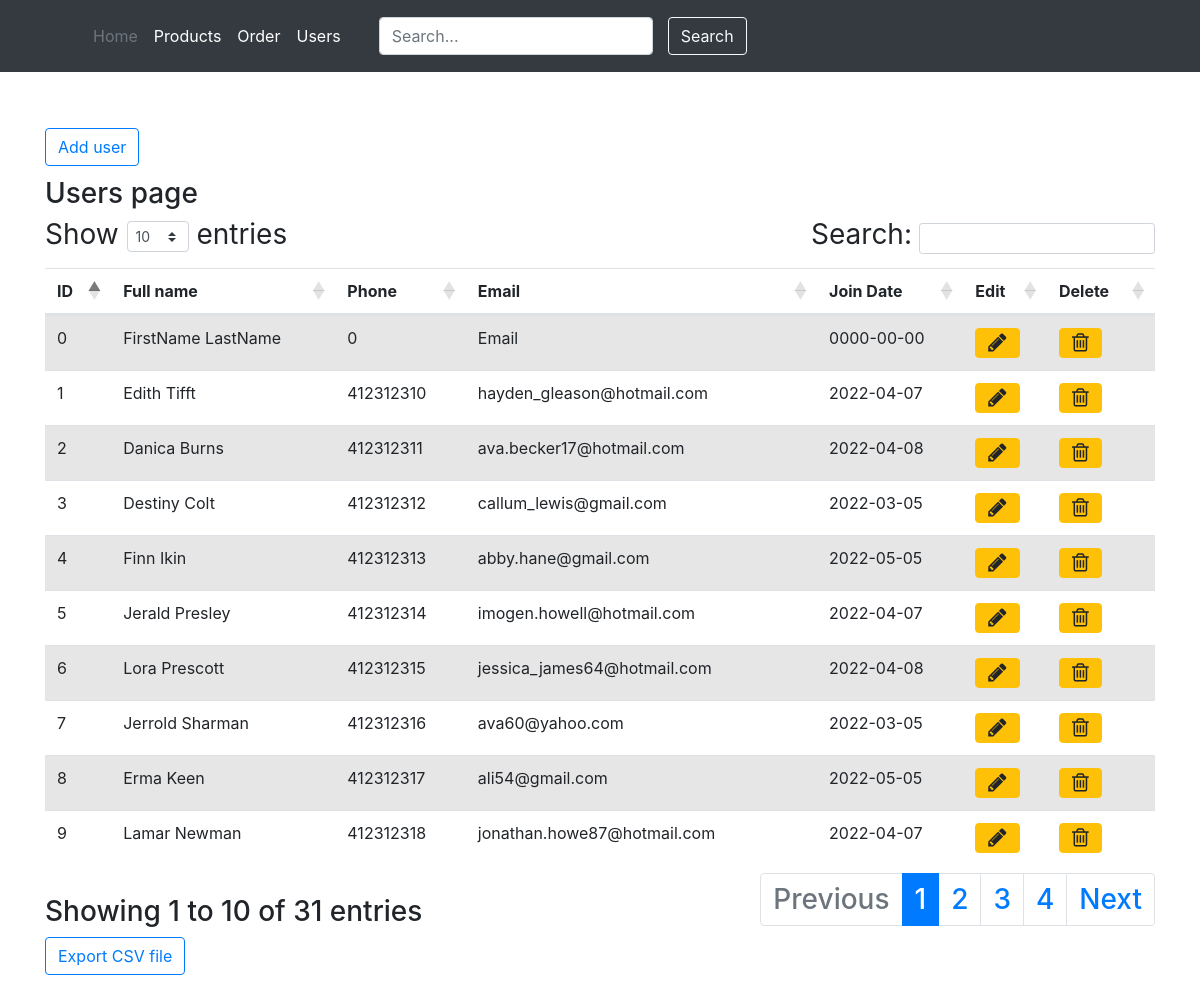
The page /users.php on the database its author committed.
### tables this page shows
CREATE TABLE `members` (
  `MemberID` int(10) NOT NULL,
  `FirstName` varchar(30) NOT NULL,
  `LastName` varchar(30) NOT NULL,
  `JoinDate` date NOT NULL,
  `Email` varchar(100) NOT NULL,
  `Address` varchar(100) NOT NULL,
  `PhoneNum` int(10) NOT NULL
);

### users.php (the view, shortened to what this page needs)
<head>
	<link rel="stylesheet" href="https://cdn.jsdelivr.net/npm/bootstrap@4.3.1/dist/css/bootstrap.min.css">
	<link rel="stylesheet" href="https://cdn.datatables.net/1.11.5/css/dataTables.bootstrap5.min.css">
	<link href="https://maxcdn.bootstrapcdn.com/font-awesome/4.7.0/css/font-awesome.min.css" rel="stylesheet"/>
</head>
<body>
<header class="p-3 bg-dark text-white">
    <div class="container">
      <div class="d-flex flex-wrap align-items-center justify-content-center justify-content-lg-start">
        <a href="/" class="d-flex align-items-center mb-2 mb-lg-0 text-white text-decoration-none">
          <svg class="bi me-2" width="40" height="32" role="img" aria-label="Bootstrap"><use xlink:href="#bootstrap"></use></svg>
        </a>
        <ul class="nav col-12 col-lg-auto me-lg-auto mb-2 justify-content-center mb-md-0">
          <li><a href="index.php" class="nav-link px-2 text-secondary">Home</a></li>
          <li><a href="products.php" class="nav-link px-2 text-white">Products</a></li>
          <li><a href="orders.php" class="nav-link px-2 text-white">Order</a></li>
          <li><a href="users.php" class="nav-link px-2 text-white">Users</a></li>
        </ul>
        <form class="col-12 col-lg-auto mb-3 mb-lg-0 me-lg-3">
          <input type="search" class="form-control form-control-dark" placeholder="Search..." aria-label="Search">
        </form>
        <div class="text-end">
          <button type="button" class="btn btn-outline-light me-2">Search</button>
        </div>
      </div>
    </div>
  </header>
<div class="container">
	<div class="row" style="padding-top:5%;">
		<div class="col-md-2">
		<a type="button" class="btn btn-outline-primary" href="add-users.php">Add user</a>
		</div>
	</div>
	<div class="row" style="padding-top:1%;">
		<div class="col-md-12">
			<h3> Users page <h3>
			<table id="example" class="table table-striped" style="width:100%" >
				<thead>
					<tr>
						<th>ID</th>
						<th>Full name</th>
						<th>Phone</th>
						<th>Email</th>
						<th>Join Date</th>
						<th>Edit</th>
						<th>Delete</th>
					</tr>
				</thead>
				<tbody>
				<?php
					$conn = new mysqli('localhost', 'root', '', 'gtg');
					$sql = "SELECT MemberID, FirstName, LastName, PhoneNum, JoinDate, Email FROM members";
					$result = $conn->query($sql);
					if ($result->num_rows > 0) {
					  while($row = $result->fetch_assoc())
					  {
						echo "<tr><td>" .$row["MemberID"]. "</td>" .
							 "<td>" . $row["FirstName"].' '.$row["LastName"]. "</td>" .
							 "<td>" .$row["PhoneNum"]. "</td>" .
							 "<td>" .$row["Email"]. "</td>" .
							 "<td>" .$row["JoinDate"]. "</td>" .
							 "<td> <button  class='btn btn-warning'> <i class='fa fa-pencil fa-lg'></i></button></td>
							 <td> <button  class='btn btn-warning'> <i class='fa fa-trash-o fa-lg'></i></button></td></tr>";
					  }
					}
				?>
				</tbody>
			</table>
		</div>
        <form method = "post" class="col-md-6" action = "export_members.php">
            <input type = "submit" name = "export" value = "Export CSV file" class="btn btn-outline-primary"/>
        </form>
	</div>
	<div class="row" style="padding-top:1%;">
	</div>
</div>
</body>

### rows shown on the page
members: MemberID "0", FirstName "FirstName", LastName "LastName", PhoneNum "0", Email "Email", JoinDate "0000-00-00"
members: MemberID "1", FirstName "Edith", LastName "Tifft", PhoneNum "412312310", Email "hayden_gleason@hotmail.com", JoinDate "2022-04-07"
members: MemberID "2", FirstName "Danica", LastName "Burns", PhoneNum "412312311", Email "ava.becker17@hotmail.com", JoinDate "2022-04-08"
members: MemberID "3", FirstName "Destiny", LastName "Colt", PhoneNum "412312312", Email "callum_lewis@gmail.com", JoinDate "2022-03-05"
members: MemberID "4", FirstName "Finn", LastName "Ikin", PhoneNum "412312313", Email "abby.hane@gmail.com", JoinDate "2022-05-05"
members: MemberID "5", FirstName "Jerald", LastName "Presley", PhoneNum "412312314", Email "imogen.howell@hotmail.com", JoinDate "2022-04-07"
members: MemberID "6", FirstName "Lora", LastName "Prescott", PhoneNum "412312315", Email "jessica_james64@hotmail.com", JoinDate "2022-04-08"
members: MemberID "7", FirstName "Jerrold", LastName "Sharman", PhoneNum "412312316", Email "ava60@yahoo.com", JoinDate "2022-03-05"
members: MemberID "8", FirstName "Erma", LastName "Keen", PhoneNum "412312317", Email "ali54@gmail.com", JoinDate "2022-05-05"
members: MemberID "9", FirstName "Lamar", LastName "Newman", PhoneNum "412312318", Email "jonathan.howe87@hotmail.com", JoinDate "2022-04-07"
